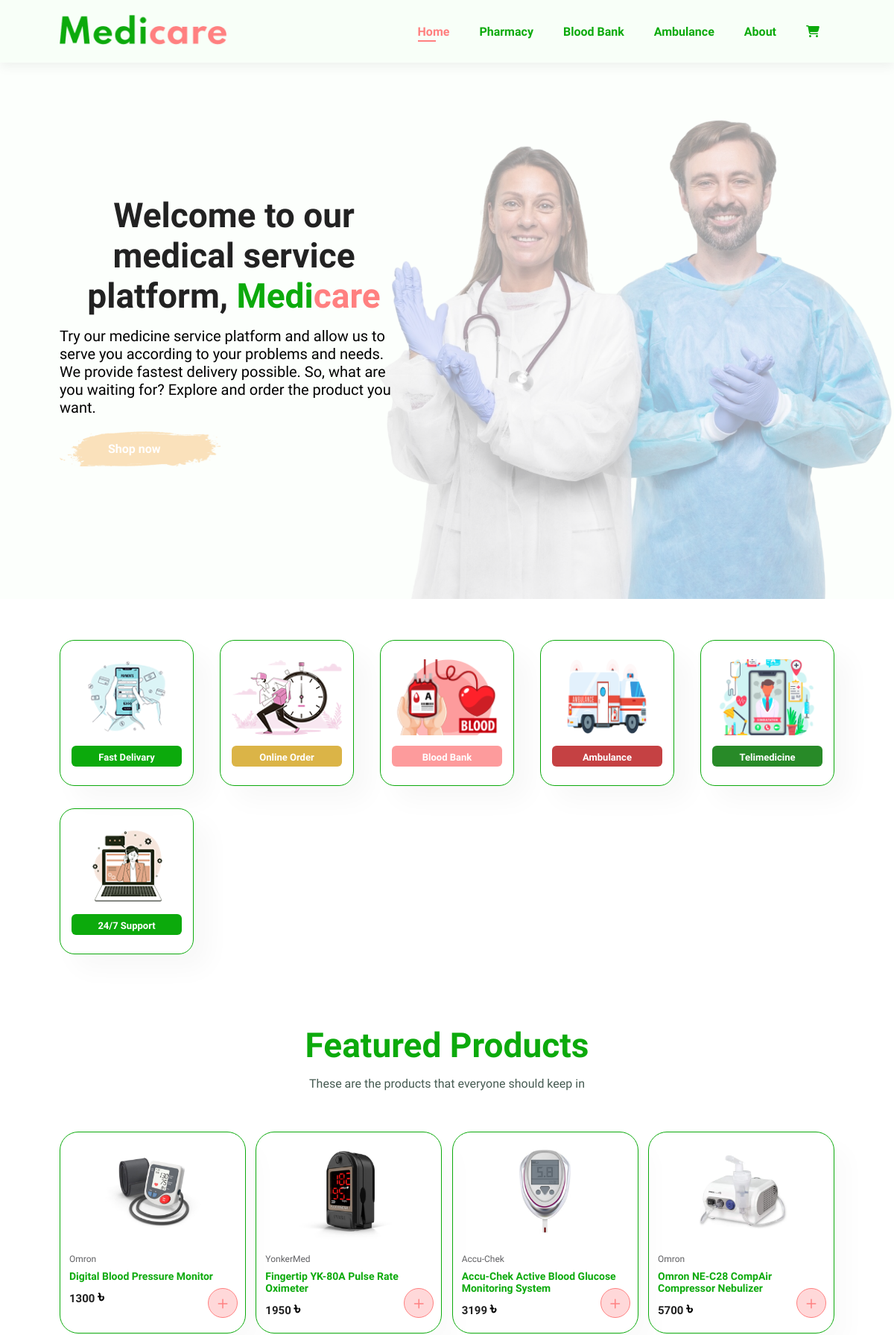
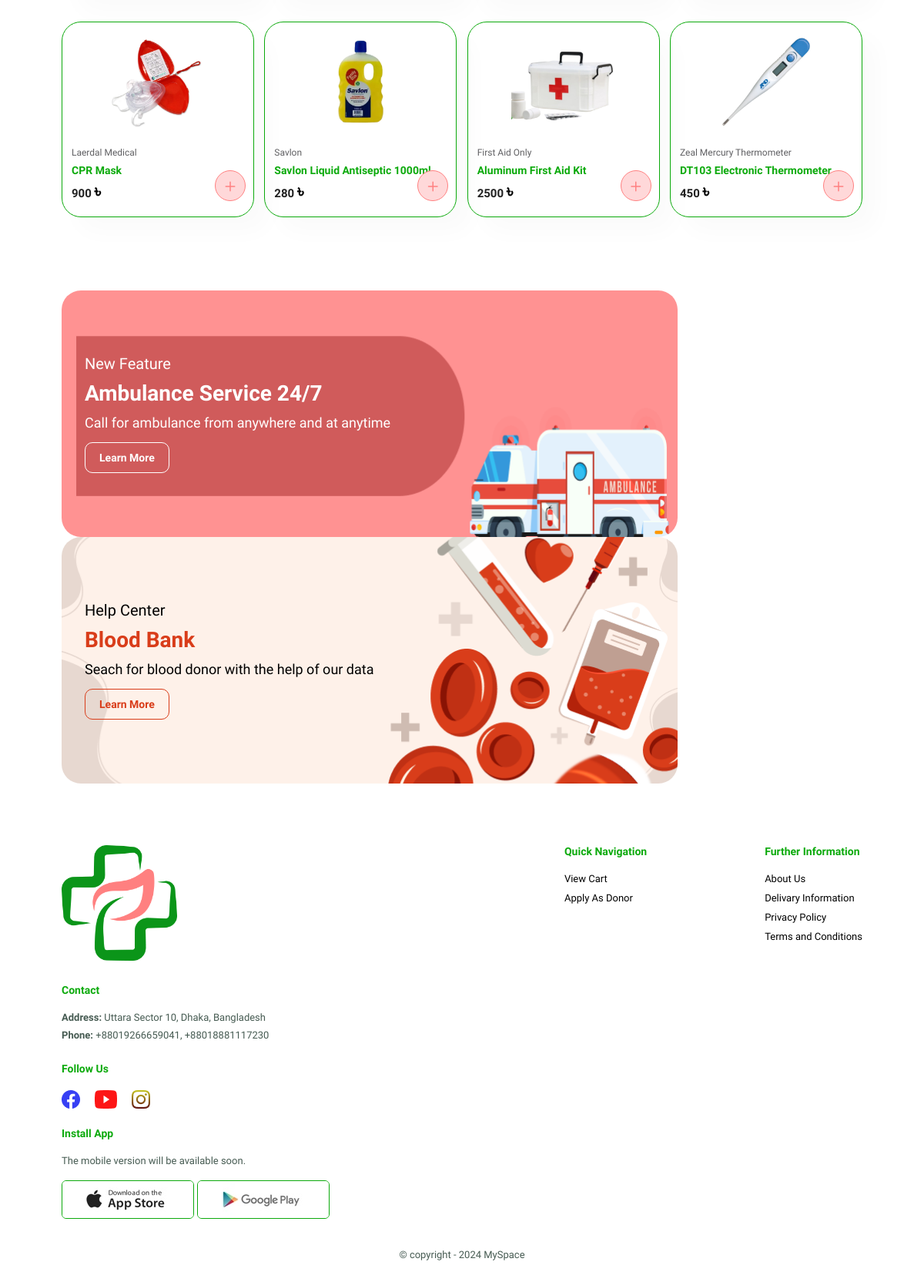
The page / on the database its author committed (2 pictures, top to bottom).
### tables this page shows
CREATE TABLE `medical_products` (
  `product_id` int(11) NOT NULL,
  `product_name` varchar(255) NOT NULL,
  `product_brand` varchar(255) NOT NULL,
  `product_category` varchar(255) NOT NULL,
  `product_image` blob NOT NULL,
  `product_price` int(11) NOT NULL,
  `time` timestamp NOT NULL DEFAULT current_timestamp()
);

### index.php (the view, shortened to what this page needs)
<?php
require 'database_connection.php';
$productIds = [88, 89, 76, 77, 78, 79, 80, 81];
try {
    $placeholders = rtrim(str_repeat('?,', count($productIds)), ',');
    $sql = "SELECT * FROM medical_products WHERE product_id IN ($placeholders)";
    $stmt = $pdo->prepare($sql);
    $stmt->execute($productIds);
    $products = $stmt->fetchAll(PDO::FETCH_ASSOC);
} catch (PDOException $e) {
    die("Error fetching products: " . $e->getMessage());
}
?>
<!DOCTYPE html>
<html lang="en">
    <head>
        <link rel="stylesheet" href="https://cdnjs.cloudflare.com/ajax/libs/font-awesome/6.6.0/css/all.min.css">
        <link rel="stylesheet" href="style.css?v=43">
    </head>
    <body>
        <section id="header">
            <a href="index.php" id="mobile-version"><img src="img/logo.png" class="logo" alt="medicare-logo"></a>
            <div>
                <ul id="navbar">
                    <li><a href="index.php" class="active">Home</a></li>
                    <li><a href="pharmacy.php" >Pharmacy</a></li>
                    <li><a href="blood-bank.php">Blood Bank</a></li>
                    <li><a href="ambulance.php">Ambulance</a></li>
                    <li><a href="about.php">About</a></li>
                    <li id="lg-bag"><a href="cart.php"><i class="fas fa-cart-shopping"></i></a></li>
                </ul>
            </div>
        </section>
        <section id="hero">
            <div id="inter_section">
                <h2>Welcome to our medical service platform, <snap id="medi">Medi</snap><snap id="care">care</snap></h2>
                <p>Try our medicine service platform and allow us to serve you according to your problems and needs.
                    We provide fastest delivery possible. So, what are you waiting for? Explore and order the product you want. </p>
                <button><a href="pharmacy.php">Shop now</a></button>
            </div>
        </section>
        <section id="feature" class="section-p1">
            <div class="fe-box">
                <img src="img/features/f1.png" alt="fast delivary">
                <h6>Fast Delivary</h6>
            </div>
            <div class="fe-box">
                <img src="img/features/f2.png" alt="online order">
                <h6>Online Order</h6>
            </div>
            <div class="fe-box">
                <img src="img/features/f3.png" alt="blood bank">
                <h6>Blood Bank</h6>
            </div>
            <div class="fe-box">
                <img src="img/features/f4.png" alt="ambulance">
                <h6>Ambulance</h6>
            </div>
            <div class="fe-box">
                <img src="img/features/f5.png" alt="telimedicine">
                <h6>Telimedicine</h6>
            </div>
            <div class="fe-box">
                <img src="img/features/f6.png" alt="all-time-support">
                <h6>24/7 Support</h6>
            </div>
        </section>
        <section id="product1" class="section-p1">
            <h2>Featured Products</h2>
            <p>These are the products that everyone should keep in</p>
            <div class="product-container">
                <?php if (empty($products)): ?>
                    <p>No products found in this category.</p>
                <?php else: ?>
                    <?php foreach ($products as $product): ?>
                        <div class="product">
                        <img src="<?php echo $product['product_image']; ?>" alt="Product Image">
                            <div class="description">
                                <span><?php echo htmlspecialchars($product['product_brand']); ?></span>
                                <h5><?php echo htmlspecialchars($product['product_name']); ?></h5>
                                <h4><?php echo htmlspecialchars($product['product_price']); ?> <span class="taka">৳</span></h4>
                            </div>
                            <a href="javascript:void(0);" onclick="addToCart(<?= $product['product_id'] ?>)" class="add-to-cart-btn">
                                <i class="fas fa-plus"></i>
                            </a>
                        </div>
                    <?php endforeach; ?>
                <?php endif; ?>
            </div>
        </section>
        <section id="sm-banner" class="section-p1">
            <div class="banner-box">
                <h4>New Feature</h4>
                <h2>Ambulance Service <strong>24/7</strong></h2>
                <span>Call for ambulance from anywhere and at anytime</span>
                <button class="small-banner-button"><a href="ambulance.php">Learn More</a></button>
            </div>
            <div class="banner-box banner-box-2">
                <h4>Help Center</h4>
                <h2>Blood Bank</h2>
                <span>Seach for blood donor with the help of our data</span>
                <button class="small-banner-button"><a href="blood-bank.php">Learn More</a></button>
            </div>
        </section>
        <footer class="section-p1">
            <div class="col">
                <img class="logo" src="img/short_logo.png" alt="">
                <h4>Contact</h4>
                <p><strong>Address: </strong>Uttara Sector 10, Dhaka, Bangladesh</p>
                <p><strong>Phone: </strong>+88019266659041, +88018881117230</p>
                <div class="follow">
                    <h4>Follow Us</h4>
                    <div class="icon">
                        <img src="img/logo/Vector.png" alt="facebook">
                        <img src="img/logo/Vector-1.png" alt="youtube">
                        <img src="img/logo/Vector-2.png" alt="instagram">
                    </div>
                </div>
            </div>
            <div class="col">
                <h4>Quick Navigation</h4>
                <a href="cart.php">View Cart</a>
                <a href="blood-bank.php">Apply As Donor</a>
            </div>
            <div class="col">
                <h4>Further Information</h4>
                <a href="about.php">About Us</a>
                <a href="legal-information.php">Delivary Information</a>
                <a href="legal-information.php">Privacy Policy</a>
                <a href="legal-information.php">Terms and Conditions</a>
            </div>
            <div class="col install">
                <h4>Install App</h4>
                <p>The mobile version will be available soon.</p>
                <div class="row">
                    <img src="img/pay/app.jpg" alt="">
                    <img src="img/pay/play.jpg" alt="">
                </div>
            </div>
            <div class="copyright">
                <p>&copy copyright - 2024 MySpace</p>
            </div>
        </footer>
    </body>
</html>

### rows shown on the page
medical_products: product_image (picture), product_brand "Omron", product_name "Digital Blood Pressure Monitor", product_price "1300"
medical_products: product_image (picture), product_brand "YonkerMed", product_name "Fingertip YK-80A Pulse Rate Oximeter", product_price "1950"
medical_products: product_image (picture), product_brand "Accu-Chek", product_name "Accu-Chek Active Blood Glucose Monitoring System", product_price "3199"
medical_products: product_image (picture), product_brand "Omron", product_name "Omron NE-C28 CompAir Compressor Nebulizer", product_price "5700"
medical_products: product_image (picture), product_brand "Laerdal Medical", product_name "CPR Mask", product_price "900"
medical_products: product_image (picture), product_brand "Savlon", product_name "Savlon Liquid Antiseptic 1000ml", product_price "280"
medical_products: product_image (picture), product_brand "First Aid Only", product_name "Aluminum First Aid Kit", product_price "2500"
medical_products: product_image (picture), product_brand "Zeal Mercury Thermometer", product_name "DT103 Electronic Thermometer", product_price "450"
